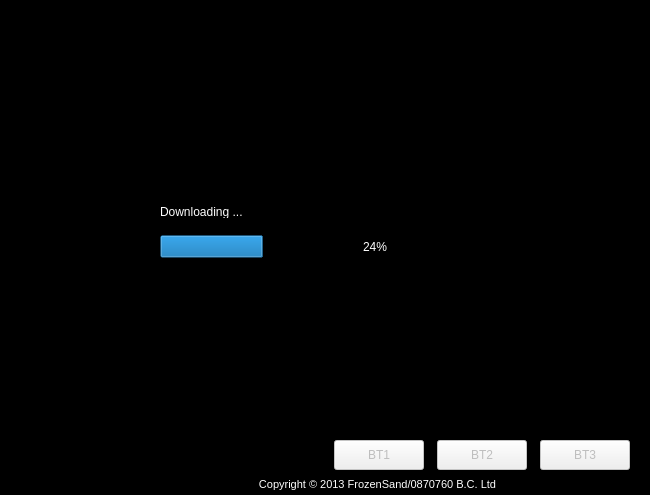
<?xml version="1.0" encoding="UTF-8"?>
<ui version="4.0">
 <class>UrTUpdater</class>
 <widget class="QMainWindow" name="UrTUpdater">
  <property name="enabled">
   <bool>true</bool>
  </property>
  <property name="geometry">
   <rect>
    <x>0</x>
    <y>0</y>
    <width>650</width>
    <height>495</height>
   </rect>
  </property>
  <property name="sizePolicy">
   <sizepolicy hsizetype="Fixed" vsizetype="Fixed">
    <horstretch>0</horstretch>
    <verstretch>0</verstretch>
   </sizepolicy>
  </property>
  <property name="minimumSize">
   <size>
    <width>650</width>
    <height>495</height>
   </size>
  </property>
  <property name="maximumSize">
   <size>
    <width>650</width>
    <height>495</height>
   </size>
  </property>
  <property name="windowTitle">
   <string>Urban Terror Updater</string>
  </property>
  <property name="windowIcon">
   <iconset resource="images.qrc">
    <normaloff>:/images/urtupdater.png</normaloff>:/images/urtupdater.png</iconset>
  </property>
  <property name="styleSheet">
   <string notr="true"/>
  </property>
  <property name="locale">
   <locale language="English" country="UnitedStates"/>
  </property>
  <property name="windowFilePath">
   <string/>
  </property>
  <property name="unifiedTitleAndToolBarOnMac">
   <bool>false</bool>
  </property>
  <widget class="QWidget" name="centralWidget">
   <property name="enabled">
    <bool>true</bool>
   </property>
   <property name="styleSheet">
    <string notr="true">background-image: url(:/images/background_urtupdater.png); background-color:black; background-repeat: no-repeat; background-position: 20px 20px;</string>
   </property>
   <widget class="QStackedWidget" name="layouts">
    <property name="geometry">
     <rect>
      <x>0</x>
      <y>0</y>
      <width>650</width>
      <height>495</height>
     </rect>
    </property>
    <property name="styleSheet">
     <string notr="true"> background: transparent; </string>
    </property>
    <property name="currentIndex">
     <number>1</number>
    </property>
    <widget class="QWidget" name="l_information">
     <property name="styleSheet">
      <string notr="true"/>
     </property>
     <widget class="QTextEdit" name="info_textZone">
      <property name="geometry">
       <rect>
        <x>121</x>
        <y>62</y>
        <width>508</width>
        <height>370</height>
       </rect>
      </property>
      <property name="minimumSize">
       <size>
        <width>508</width>
        <height>370</height>
       </size>
      </property>
      <property name="styleSheet">
       <string notr="true">background: white;</string>
      </property>
      <property name="readOnly">
       <bool>true</bool>
      </property>
      <property name="html">
       <string>&lt;!DOCTYPE HTML PUBLIC &quot;-//W3C//DTD HTML 4.0//EN&quot; &quot;http://www.w3.org/TR/REC-html40/strict.dtd&quot;&gt;
&lt;html&gt;&lt;head&gt;&lt;meta name=&quot;qrichtext&quot; content=&quot;1&quot; /&gt;&lt;style type=&quot;text/css&quot;&gt;
p, li { white-space: pre-wrap; }
&lt;/style&gt;&lt;/head&gt;&lt;body style=&quot; font-family:'Ubuntu'; font-size:11pt; font-weight:400; font-style:normal;&quot;&gt;
&lt;p style=&quot; margin-top:0px; margin-bottom:0px; margin-left:0px; margin-right:0px; -qt-block-indent:0; text-indent:0px;&quot;&gt;&lt;span style=&quot; font-family:'MS Shell Dlg 2'; font-size:8pt;&quot;&gt;Loading, please wait...&lt;/span&gt;&lt;/p&gt;&lt;/body&gt;&lt;/html&gt;</string>
      </property>
     </widget>
    </widget>
    <widget class="QWidget" name="l_download">
     <widget class="QProgressBar" name="dl_ProgressBar">
      <property name="geometry">
       <rect>
        <x>160</x>
        <y>235</y>
        <width>430</width>
        <height>23</height>
       </rect>
      </property>
      <property name="styleSheet">
       <string notr="true">color:white;</string>
      </property>
      <property name="value">
       <number>24</number>
      </property>
     </widget>
     <widget class="QLabel" name="dl_Text">
      <property name="geometry">
       <rect>
        <x>160</x>
        <y>205</y>
        <width>430</width>
        <height>13</height>
       </rect>
      </property>
      <property name="styleSheet">
       <string notr="true">color:white;</string>
      </property>
      <property name="text">
       <string>Downloading ...</string>
      </property>
     </widget>
    </widget>
    <widget class="QWidget" name="l_move">
     <widget class="QLabel" name="mv_Text">
      <property name="geometry">
       <rect>
        <x>160</x>
        <y>205</y>
        <width>430</width>
        <height>13</height>
       </rect>
      </property>
      <property name="styleSheet">
       <string notr="true">color:white;</string>
      </property>
      <property name="text">
       <string>Moving ...</string>
      </property>
     </widget>
     <widget class="QProgressBar" name="mv_ProgressBar">
      <property name="geometry">
       <rect>
        <x>160</x>
        <y>235</y>
        <width>430</width>
        <height>23</height>
       </rect>
      </property>
      <property name="styleSheet">
       <string notr="true">color:white;</string>
      </property>
      <property name="value">
       <number>24</number>
      </property>
     </widget>
    </widget>
    <widget class="QWidget" name="l_remove">
     <widget class="QLabel" name="rm_Text">
      <property name="geometry">
       <rect>
        <x>160</x>
        <y>205</y>
        <width>430</width>
        <height>13</height>
       </rect>
      </property>
      <property name="styleSheet">
       <string notr="true">color:white;</string>
      </property>
      <property name="text">
       <string>Deleting ...</string>
      </property>
     </widget>
     <widget class="QProgressBar" name="rm_ProgressBar">
      <property name="geometry">
       <rect>
        <x>160</x>
        <y>235</y>
        <width>430</width>
        <height>23</height>
       </rect>
      </property>
      <property name="styleSheet">
       <string notr="true">color:white;</string>
      </property>
      <property name="value">
       <number>24</number>
      </property>
     </widget>
    </widget>
    <widget class="QWidget" name="l_audit">
     <widget class="QLabel" name="audit_Text">
      <property name="geometry">
       <rect>
        <x>160</x>
        <y>205</y>
        <width>430</width>
        <height>13</height>
       </rect>
      </property>
      <property name="styleSheet">
       <string notr="true">color:white;</string>
      </property>
      <property name="text">
       <string>Collecting information ...</string>
      </property>
     </widget>
     <widget class="QProgressBar" name="audit_ProgressBar">
      <property name="geometry">
       <rect>
        <x>160</x>
        <y>235</y>
        <width>430</width>
        <height>23</height>
       </rect>
      </property>
      <property name="styleSheet">
       <string notr="true">color:white;</string>
      </property>
      <property name="value">
       <number>0</number>
      </property>
      <property name="textVisible">
       <bool>true</bool>
      </property>
      <property name="orientation">
       <enum>Qt::Horizontal</enum>
      </property>
      <property name="invertedAppearance">
       <bool>false</bool>
      </property>
     </widget>
    </widget>
    <widget class="QWidget" name="l_waitAPI">
     <widget class="QLabel" name="wait_Text">
      <property name="geometry">
       <rect>
        <x>160</x>
        <y>205</y>
        <width>430</width>
        <height>13</height>
       </rect>
      </property>
      <property name="styleSheet">
       <string notr="true">color:white;</string>
      </property>
      <property name="text">
       <string>Contacting urbanterror.info for update data ...</string>
      </property>
     </widget>
    </widget>
   </widget>
   <widget class="QLabel" name="Copyright">
    <property name="geometry">
     <rect>
      <x>105</x>
      <y>475</y>
      <width>545</width>
      <height>20</height>
     </rect>
    </property>
    <property name="styleSheet">
     <string notr="true">color:white; background: none;</string>
    </property>
    <property name="text">
     <string>&lt;!DOCTYPE HTML PUBLIC &quot;-//W3C//DTD HTML 4.0//EN&quot; &quot;http://www.w3.org/TR/REC-html40/strict.dtd&quot;&gt;
&lt;html&gt;&lt;head&gt;&lt;meta name=&quot;qrichtext&quot; content=&quot;1&quot; /&gt;&lt;style type=&quot;text/css&quot;&gt;
p, li { white-space: pre-wrap; }
&lt;/style&gt;&lt;/head&gt;&lt;body style=&quot; font-family:'MS Shell Dlg 2'; font-size:8.25pt; font-weight:400; font-style:normal;&quot;&gt;
&lt;p style=&quot; margin-top:0px; margin-bottom:0px; margin-left:0px; margin-right:0px; -qt-block-indent:0; text-indent:0px;&quot;&gt;&lt;span style=&quot; font-size:8pt;&quot;&gt;Copyright © 2013 FrozenSand/0870760 B.C. Ltd&lt;/span&gt;&lt;/p&gt;&lt;/body&gt;&lt;/html&gt;</string>
    </property>
    <property name="alignment">
     <set>Qt::AlignCenter</set>
    </property>
   </widget>
   <widget class="QPushButton" name="BT_2">
    <property name="enabled">
     <bool>false</bool>
    </property>
    <property name="geometry">
     <rect>
      <x>437</x>
      <y>440</y>
      <width>90</width>
      <height>30</height>
     </rect>
    </property>
    <property name="styleSheet">
     <string notr="true">background: none; </string>
    </property>
    <property name="text">
     <string>BT2</string>
    </property>
   </widget>
   <widget class="QPushButton" name="BT_3">
    <property name="enabled">
     <bool>false</bool>
    </property>
    <property name="geometry">
     <rect>
      <x>540</x>
      <y>440</y>
      <width>90</width>
      <height>30</height>
     </rect>
    </property>
    <property name="styleSheet">
     <string notr="true">background: none; </string>
    </property>
    <property name="text">
     <string>BT3</string>
    </property>
    <property name="default">
     <bool>true</bool>
    </property>
   </widget>
   <widget class="QPushButton" name="BT_1">
    <property name="enabled">
     <bool>false</bool>
    </property>
    <property name="geometry">
     <rect>
      <x>334</x>
      <y>440</y>
      <width>90</width>
      <height>30</height>
     </rect>
    </property>
    <property name="styleSheet">
     <string notr="true">background: none; </string>
    </property>
    <property name="text">
     <string>BT1</string>
    </property>
   </widget>
   <zorder>Copyright</zorder>
   <zorder>layouts</zorder>
   <zorder>BT_2</zorder>
   <zorder>BT_1</zorder>
   <zorder>BT_3</zorder>
  </widget>
 </widget>
 <layoutdefault spacing="6" margin="11"/>
 <resources>
  <include location="images.qrc"/>
 </resources>
 <connections/>
</ui>
